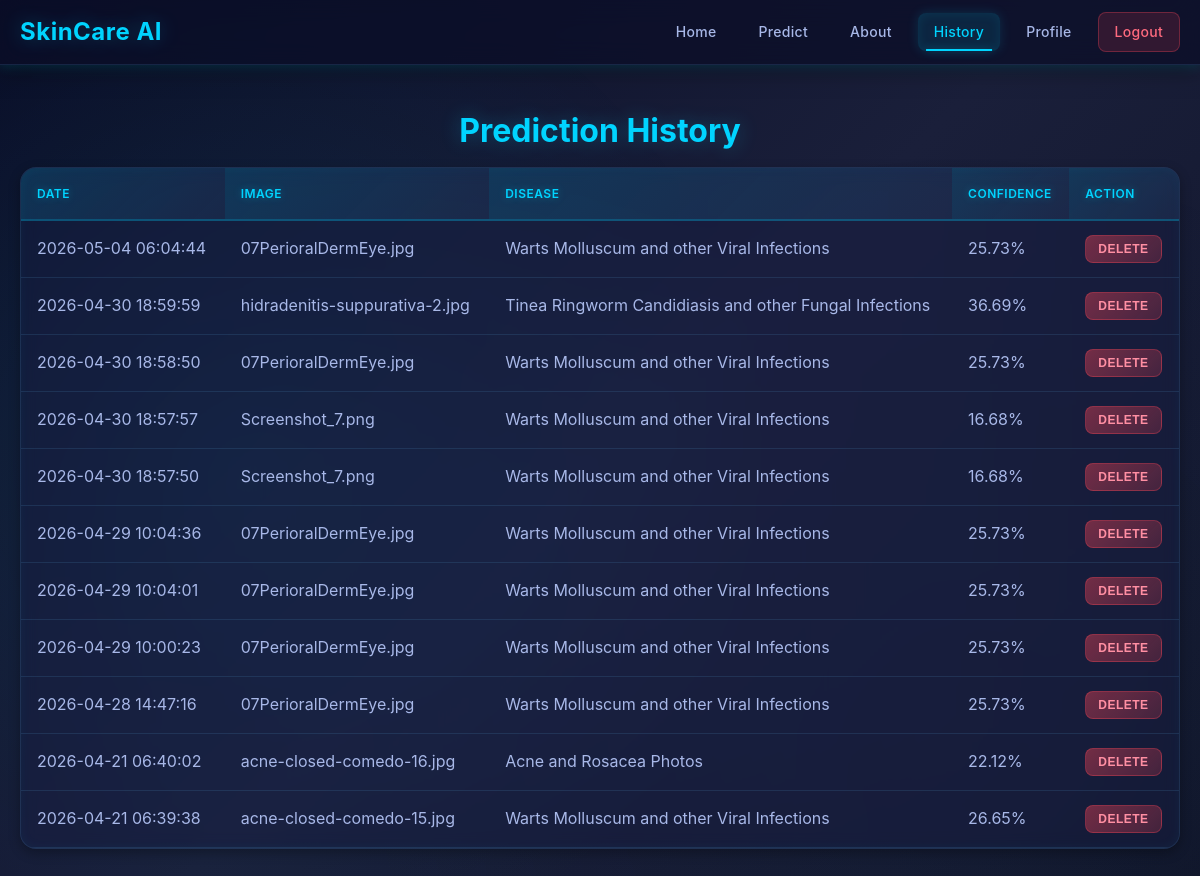
The page /history (signed in) on the database its author committed.
### tables this page shows
CREATE TABLE history (
            id INTEGER PRIMARY KEY AUTOINCREMENT,
            user_id INTEGER NOT NULL,
            image_name TEXT NOT NULL,
            disease TEXT NOT NULL,
            confidence REAL NOT NULL,
            date TIMESTAMP DEFAULT CURRENT_TIMESTAMP,
            FOREIGN KEY (user_id) REFERENCES users(id)
        );

### web_app/app.py (the view)
@app.route('/history')
def history():
    if 'user_id' not in session:
        return redirect(url_for('login'))
    user_history = get_user_history(session['user_id'])
    history_list = [
        {
            'id': h['id'],
            'image_name': h['image_name'],
            'disease': h['disease'],
            'confidence': f"{h['confidence']:.2f}",
            'date': h['date']
        }
        for h in user_history
    ]
    return render_template('history.html', history=history_list)

### web_app/app.py (called while the page is built)
@app.before_request
def before_request():
    session.permanent = True

### web_app/database.py (called while the page is built)
def get_connection():
    conn = sqlite3.connect(DB_FILE)
    conn.row_factory = sqlite3.Row
    return conn

def get_user_history(user_id):
    conn = get_connection()
    cursor = conn.cursor()
    cursor.execute('SELECT id, image_name, disease, confidence, date FROM history WHERE user_id = ? ORDER BY date DESC', (user_id,))
    history = cursor.fetchall()
    conn.close()
    return history

### web_app/templates/history.html (shortened to what this page needs)
<!DOCTYPE html>
<html lang="en">
<head>
    <link rel="stylesheet" href="{{ url_for('static', filename='css/style.css') }}">
</head>
<body>
    <nav class="navbar">
        <div class="nav-container">
            <div class="nav-brand">SkinCare AI</div>
            <div class="nav-links">
                <a href="/home" class="nav-link">Home</a>
                <a href="/predict" class="nav-link">Predict</a>
                <a href="/about" class="nav-link">About</a>
                <a href="/history" class="nav-link active">History</a>
                <a href="/profile" class="nav-link">Profile</a>
                <a href="/logout" class="nav-link logout">Logout</a>
            </div>
        </div>
    </nav>
    <div class="container">
        <div class="history-section">
            <h1>Prediction History</h1>
            {% if history %}
                <div class="history-table">
                    <table>
                        <thead>
                            <tr>
                                <th>Date</th>
                                <th>Image</th>
                                <th>Disease</th>
                                <th>Confidence</th>
                                <th>Action</th>
                            </tr>
                        </thead>
                        <tbody>
                            {% for record in history %}
                            <tr>
                                <td>{{ record.date }}</td>
                                <td>{{ record.image_name }}</td>
                                <td>{{ record.disease }}</td>
                                <td>{{ record.confidence }}%</td>
                                <td>
                                    <button class="btn btn-small btn-danger" onclick="deleteRecord('{{ record.id }}')">Delete</button>
                                </td>
                            </tr>
                            {% endfor %}
                        </tbody>
                    </table>
                </div>
            {% else %}
                <p class="empty-state">No prediction history yet. <a href="/predict">Make your first prediction</a></p>
            {% endif %}
        </div>
    </div>
</body>
</html>

### rows shown on the page
history: date "2026-05-04 06:04:44", image_name "07PerioralDermEye.jpg", disease "Warts Molluscum and other Viral Infections", confidence "25.73"
history: date "2026-04-30 18:59:59", image_name "hidradenitis-suppurativa-2.jpg", disease "Tinea Ringworm Candidiasis and other Fungal Infections", confidence "36.69"
history: date "2026-04-30 18:58:50", image_name "07PerioralDermEye.jpg", disease "Warts Molluscum and other Viral Infections", confidence "25.73"
history: date "2026-04-30 18:57:57", image_name "Screenshot_7.png", disease "Warts Molluscum and other Viral Infections", confidence "16.68"
history: date "2026-04-30 18:57:50", image_name "Screenshot_7.png", disease "Warts Molluscum and other Viral Infections", confidence "16.68"
history: date "2026-04-29 10:04:36", image_name "07PerioralDermEye.jpg", disease "Warts Molluscum and other Viral Infections", confidence "25.73"
history: date "2026-04-29 10:04:01", image_name "07PerioralDermEye.jpg", disease "Warts Molluscum and other Viral Infections", confidence "25.73"
history: date "2026-04-29 10:00:23", image_name "07PerioralDermEye.jpg", disease "Warts Molluscum and other Viral Infections", confidence "25.73"
history: date "2026-04-28 14:47:16", image_name "07PerioralDermEye.jpg", disease "Warts Molluscum and other Viral Infections", confidence "25.73"
history: date "2026-04-21 06:40:02", image_name "acne-closed-comedo-16.jpg", disease "Acne and Rosacea Photos", confidence "22.12"
history: date "2026-04-21 06:39:38", image_name "acne-closed-comedo-15.jpg", disease "Warts Molluscum and other Viral Infections", confidence "26.65"
